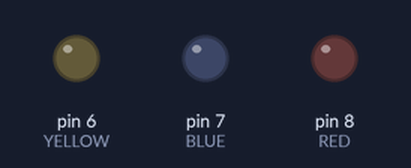
A sketch run on a simulated Arduino Uno, built with avr-gcc and run on an emulated ATmega328P. Shown: output pins drawn as LEDs (lit = HIGH).

Above: at 0.5 s.
At 3.5 s:
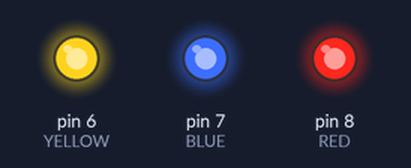
Timing chart, 0 to 4.6 s (numbered marks = the images above):
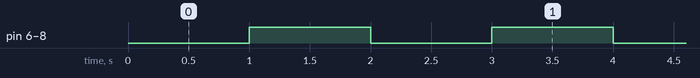

The sketch:

RTOS.ino
```cpp
#include <Arduino_FreeRTOS.h>
#define RED 8
#define YELLOW 6
#define BLUE 7
const uint16_t *blueLed = (uint16_t *) BLUE;
const uint16_t *redLed = (uint16_t *) RED;
const uint16_t *yellowLed = (uint16_t *) YELLOW;
void setup() {
  xTaskCreate(LedControllerTask, "RED LED Task", 128, (void *)redLed, 2, NULL);
  xTaskCreate(LedControllerTask, "BLUE LED Task", 128, (void *)blueLed, 1, NULL);
  xTaskCreate(LedControllerTask, "YELLOW LED Task", 128, (void *)yellowLed, 1, NULL);
}
void LedControllerTask(void *pvParameters) {
  pinMode(RED, OUTPUT);
  pinMode(BLUE, OUTPUT);
  pinMode(YELLOW, OUTPUT);
  while (1) {
    delay(1000);
    digitalWrite(pvParameters, digitalRead(pvParameters) ^ 1);
  }
}
void loop() {}
```

Measured:
- by itself, pin 6 (YELLOW), pin 7 (BLUE), pin 8 (RED): alternates HIGH for 1.0 s and LOW for 1.0 s
